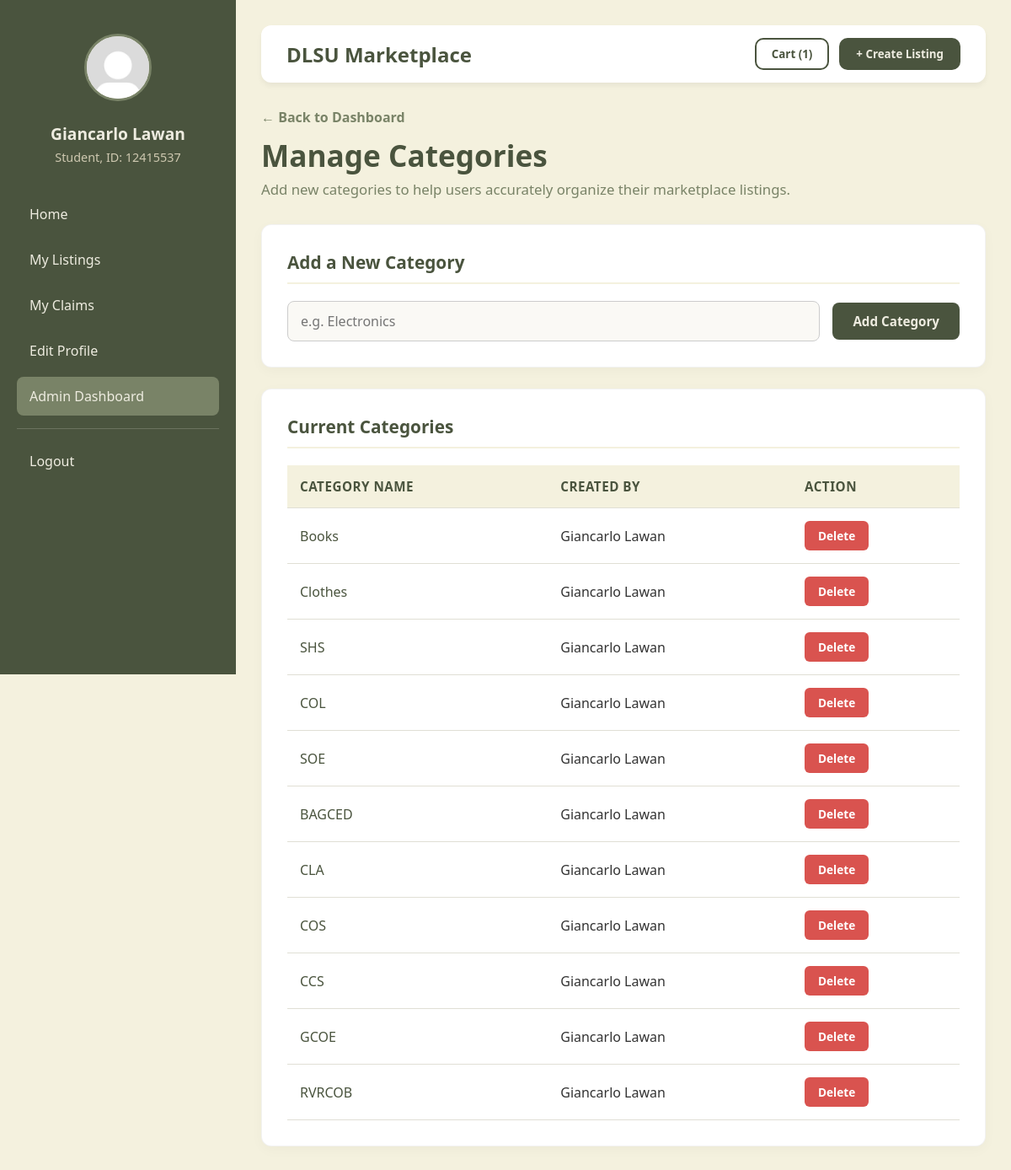
The app's page /admin_categories.php (signed in), older data.
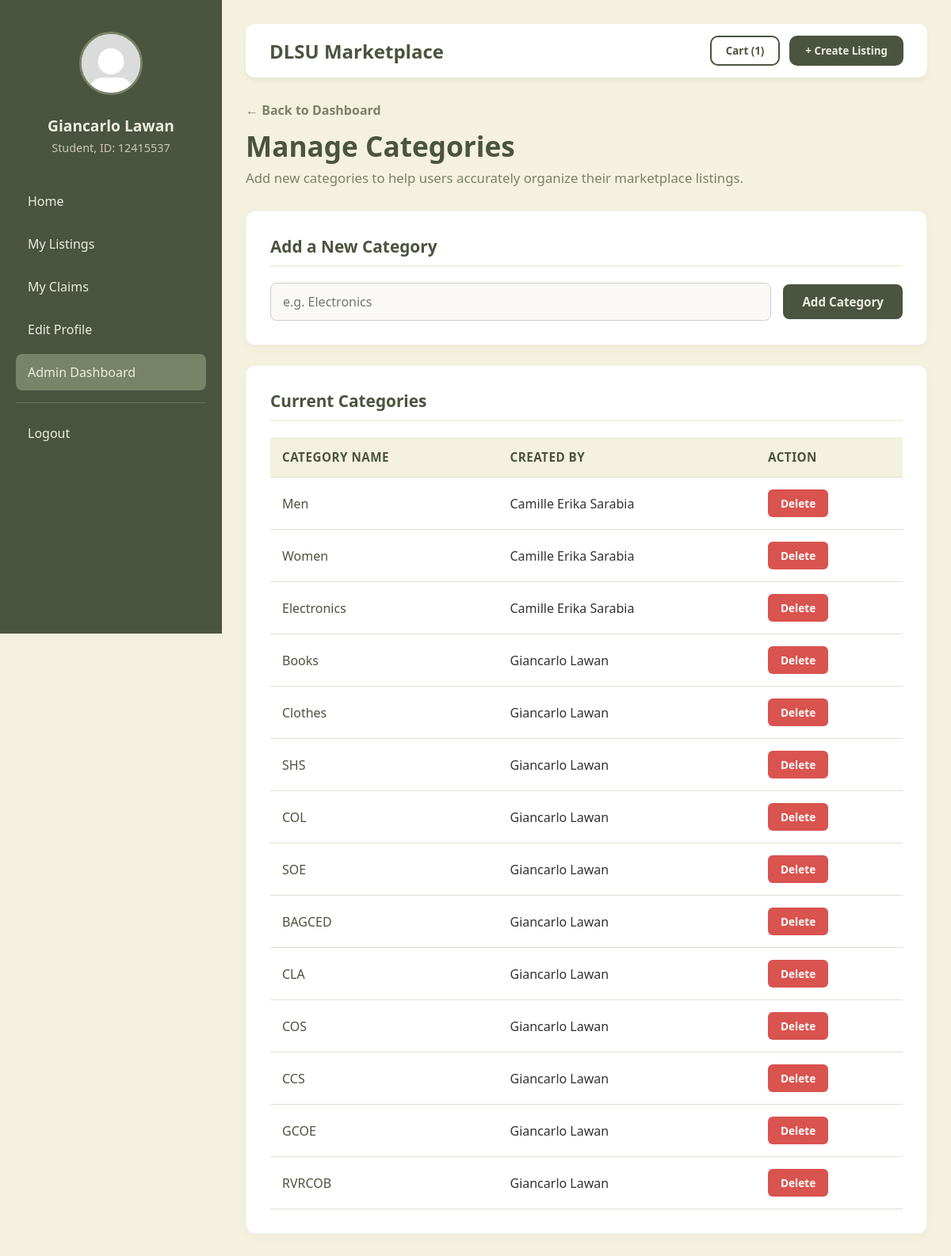
The same page, newer data.
### tables this page shows
CREATE TABLE `categories` (
  `category_id` int NOT NULL,
  `category_name` varchar(100) NOT NULL,
  `created_by_admin_id` int NOT NULL,
  `created_at` timestamp NULL DEFAULT CURRENT_TIMESTAMP
);

### admin_categories.php (the view, shortened to what this page needs)
<?php
require 'db.php';
$user_id = $_SESSION['user_id'];
$dlsu_id_number = $_SESSION['dlsu_id_number'];
$first_name = $_SESSION['first_name'];
$last_name = $_SESSION['last_name'];
$full_name = trim($first_name . ' ' . $last_name);
$role = $_SESSION['role'];
$profile_pic = 'profile_pictures/' . $_SESSION['profile_picture'];
$cart_query = "SELECT COUNT(*) AS cart_count
               FROM cart
               WHERE buyer_id = ?";
$stmt = $conn->prepare($cart_query);
$stmt->bind_param('i', $user_id);
$stmt->execute();
$cart_result = $stmt->get_result();
$cart_row = $cart_result->fetch_assoc();
$cart_count = $cart_row['cart_count'];
$categories = [];
$cat_query = "SELECT c.*, CONCAT(u.first_name, ' ', u.last_name) AS full_name
              FROM categories c
              LEFT JOIN admin_accounts a ON a.admin_id = c.created_by_admin_id
              LEFT JOIN users u ON u.user_id = a.user_id
              ORDER BY c.created_at DESC";
$stmt = $conn->prepare($cat_query);
$stmt->execute();
$cat_result = $stmt->get_result();
if ($cat_result->num_rows > 0) {
    while ($row = $cat_result->fetch_assoc()) {
        $categories[] = $row;
    }
}
?>
<!DOCTYPE html>
<html lang="en">
<head>
    <link rel="stylesheet" href="stylesheets/home.css" />
    <link rel="stylesheet" href="stylesheets/admin.css" />
</head>
<body>
    <div class="dashboard-container">
        <aside class="sidebar">
            <div class="user-profile-section">
                <img src="<?= htmlspecialchars($profile_pic); ?>" alt="Profile" class="nav-logo">
                <div class="user-info-display">
                    <h2 class="user-name"><?= htmlspecialchars($full_name); ?></h2>
                    <p class="user-id"><?= htmlspecialchars("$role, ID: $dlsu_id_number"); ?></p>
                </div>
            </div>
            <nav class="nav-menu">
                <a href="home.php">Home</a>
                <a href="mylistings.php">My Listings</a>
                <a href="myclaims.php">My Claims</a>
                <a href="editprofile.php">Edit Profile</a>
                <a href="admin_dashboard.php" class="active">Admin Dashboard</a>
                <hr class="nav-divider">
                <a href="logout.php" class="logout-link">Logout</a>
            </nav>
        </aside>
        <main class="main-content">
            <header class="top-bar" style="margin-bottom: 30px;">
                <form action="admin_categories.php" method="POST" class="top-bar-form" style="display: flex; width: 100%; justify-content: space-between;">
                    <div class="title-header">
                        <h2 style="margin-top: 3px;">DLSU Marketplace</h2>
                    </div>
                    <div class="header-actions">
                        <button type="submit" class="cart-btn" name="action" value="viewcart">Cart (<?= htmlspecialchars($cart_count); ?>)</button>
                        <button type="submit" class="create-listing-btn" name="action" value="createlisting">+ Create Listing</button>
                    </div>
                </form>
            </header>
            <div class="admin-header">
                <a href="admin_dashboard.php" class="back-link">← Back to Dashboard</a>
                <h1>Manage Categories</h1>
                <p>Add new categories to help users accurately organize their marketplace listings.</p>
            </div>
            <div class="admin-panel">
                <h3>Add a New Category</h3>
                <form action="admin_categories.php" method="POST" class="admin-inline-form">
                    <input type="text" name="category_name" class="admin-input" placeholder="e.g. Electronics" required>
                    <button type="submit" name="action" value="addcategory" class="admin-btn">Add Category</button>
                </form>
            </div>
            <div class="admin-panel" style="margin-top: 25px;">
                <h3>Current Categories</h3>
                <table class="admin-table">
                    <tr>
                        <th>Category Name</th>
                        <th>Created By</th>
                        <th>Action</th>
                    </tr>
                    <?php foreach ($categories as $cat): ?>
                        <tr>
                            <td style="font-weight: 500; color: #4a543e;"><?= htmlspecialchars($cat['category_name']); ?></td>
                            <td><?= htmlspecialchars($cat['full_name']); ?></td>
                            <td>
                                <form action="admin_categories.php" method="POST" style="margin: 0;">
                                    <button type="submit" name="action" value="deletecategory" class="btn-delete" onclick="return confirm('Are you sure you want to delete this category?');">Delete</button>
                                </form>
                            </td>
                        </tr>
                    <?php endforeach; ?>
                </table>
            </div>
        </main>
    </div>
</body>
</html>

### stylesheets/home.css (style rules this page uses)
* { box-sizing: border-box; margin: 0; padding: 0; font-family: "Segoe UI", Tahoma, Geneva, Verdana, sans-serif; }
body { background-color: #f4f1de; color: #333; }
.dashboard-container { display: flex; min-height: 100vh; }
.sidebar { width: 280px; background-color: #4a543e; color: #eeece0; padding: 40px 20px; position: fixed; height: 100vh; display: flex; flex-direction: column; }
.user-profile-section { text-align: center; margin-bottom: 35px; }
.nav-logo { width: 80px; height: 80px; border-radius: 50%; border: 3px solid #798367; margin-bottom: 15px; object-fit: cover; background-color: #eeece0; }
.user-name { font-size: 1.2rem; margin: 5px 0; color: #eeece0; }
.user-id { font-size: 0.9rem; color: #cec8b0; font-weight: 400; }
.nav-menu a { color: #eeece0; text-decoration: none; padding: 12px 15px; display: block; border-radius: 8px; margin-bottom: 8px; transition: 0.2s; }
.nav-menu a:hover, .nav-menu a.active { background: #798367; }
.nav-divider { border: 0; border-top: 1px solid rgba(238, 236, 224, 0.2); margin: 15px 0; }
.main-content { margin-left: 280px; flex: 1; padding: 30px; }
.top-bar { display: flex; justify-content: space-between; align-items: center; padding: 15px 30px; background: #fff; border-radius: 12px; box-shadow: 0 4px 6px rgba(0, 0, 0, 0.05); margin-bottom: 30px; }
.title-header h2 { color: #4a543e; }
.header-actions { display: flex; gap: 12px; }
.cart-btn { background: transparent; border: 2px solid #4a543e; color: #4a543e; padding: 8px 18px; border-radius: 10px; font-weight: 600; cursor: pointer; transition: 0.3s; }
.create-listing-btn { background: #4a543e; color: #eeece0; border: none; padding: 10px 20px; border-radius: 10px; font-weight: 600; cursor: pointer; }

### stylesheets/admin.css (style rules this page uses)
.admin-header { margin-bottom: 30px; }
.admin-header h1 { color: #4a543e; font-size: 2.2rem; margin-bottom: 5px; }
.admin-header p { color: #798367; font-size: 1.05rem; }
.back-link { color: #798367; text-decoration: none; font-weight: bold; margin-bottom: 10px; display: inline-block; }
.admin-btn { background: #4a543e; color: #eeece0; padding: 12px 24px; border-radius: 8px; text-decoration: none; font-weight: bold; transition: background-color 0.2s; border: none; cursor: pointer; display: inline-block; font-size: 0.95rem; }
.admin-panel { background: #fff; border-radius: 12px; padding: 30px; box-shadow: 0 4px 15px rgba(0, 0, 0, 0.03); border: 1px solid rgba(0, 0, 0, 0.05); }
.admin-panel h3 { color: #4a543e; font-size: 1.3rem; margin-bottom: 20px; border-bottom: 2px solid #f4f1de; padding-bottom: 10px; }
.admin-inline-form { display: flex; gap: 15px; align-items: center; }
.admin-input { flex-grow: 1; padding: 12px 15px; border: 1px solid #ccc; border-radius: 8px; font-size: 1rem; background-color: #faf9f5; transition: border-color 0.2s, box-shadow 0.2s; outline: none; }
.btn-delete { background-color: #d9534f; color: white; padding: 8px 16px; border-radius: 6px; border: none; cursor: pointer; font-size: 0.85rem; font-weight: bold; transition: background-color 0.2s, transform 0.1s; }
.admin-table { width: 100%; border-collapse: collapse; }
.admin-table th, .admin-table td { padding: 15px; text-align: left; border-bottom: 1px solid #e0dfd5; }
.admin-table th { background-color: #f4f1de; color: #4a543e; font-weight: bold; font-size: 0.95rem; text-transform: uppercase; letter-spacing: 0.5px; }

Row changes from the older to the newer data that the page shows:
added categories: category_name "Men", full_name "Camille Erika Sarabia"
added categories: category_name "Women", full_name "Camille Erika Sarabia"
added categories: category_name "Electronics", full_name "Camille Erika Sarabia"
